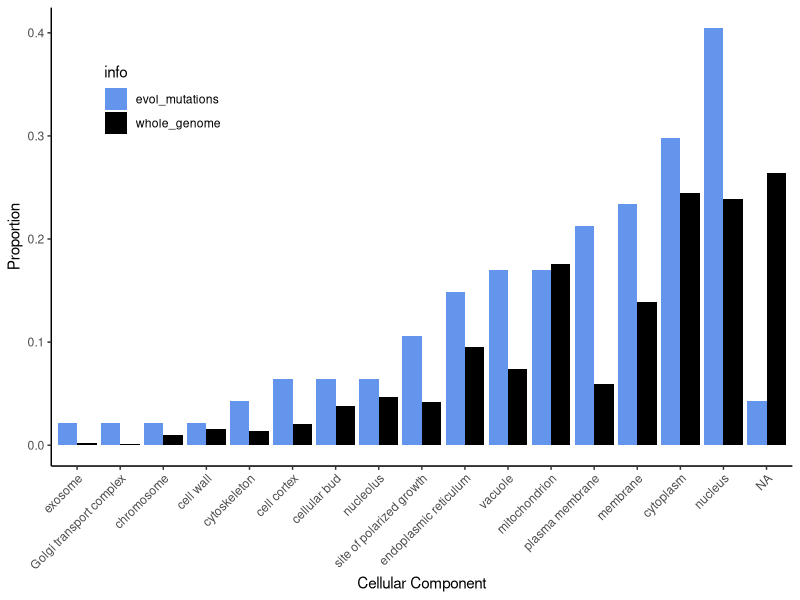
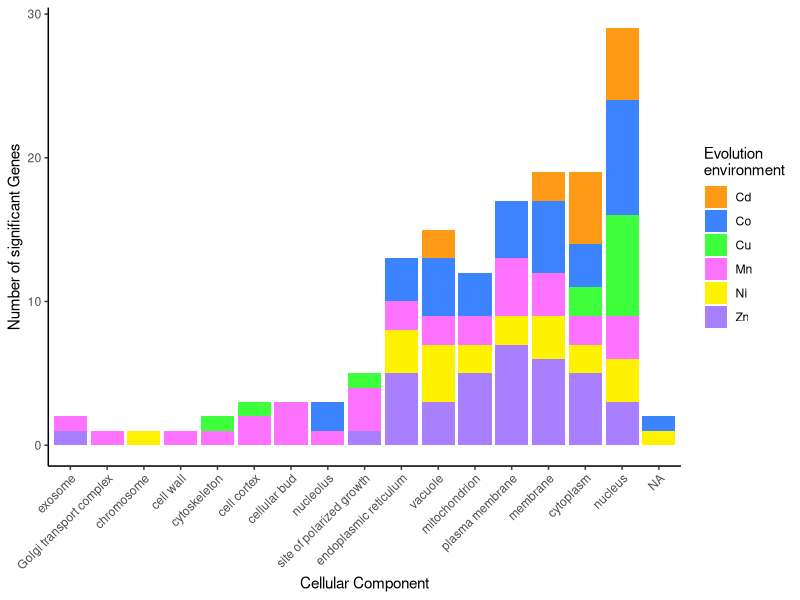
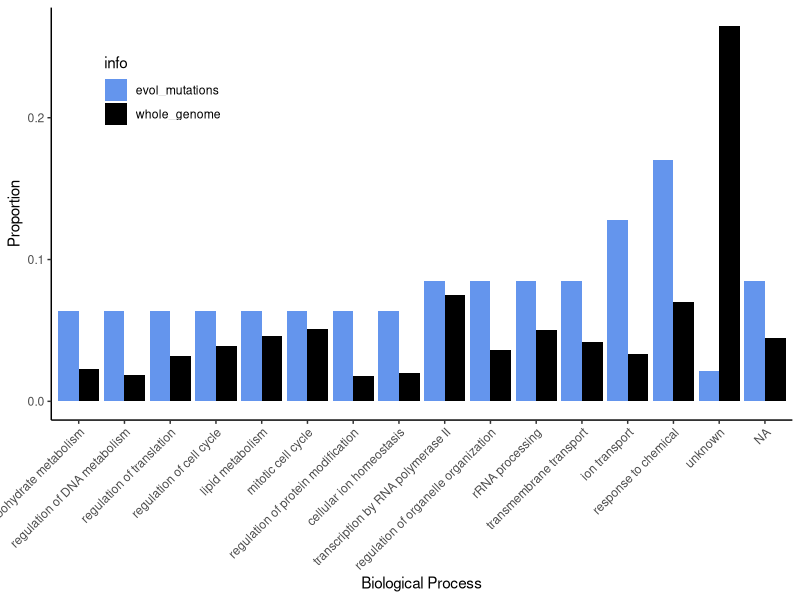
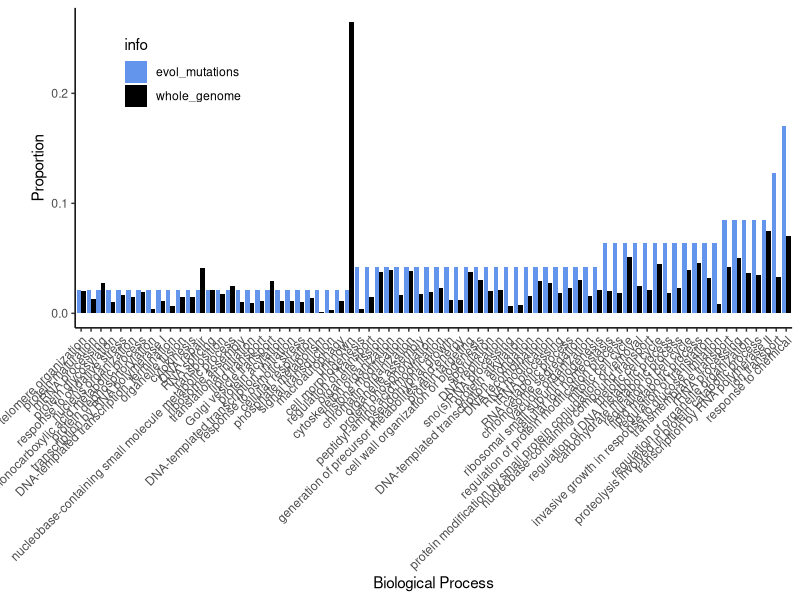
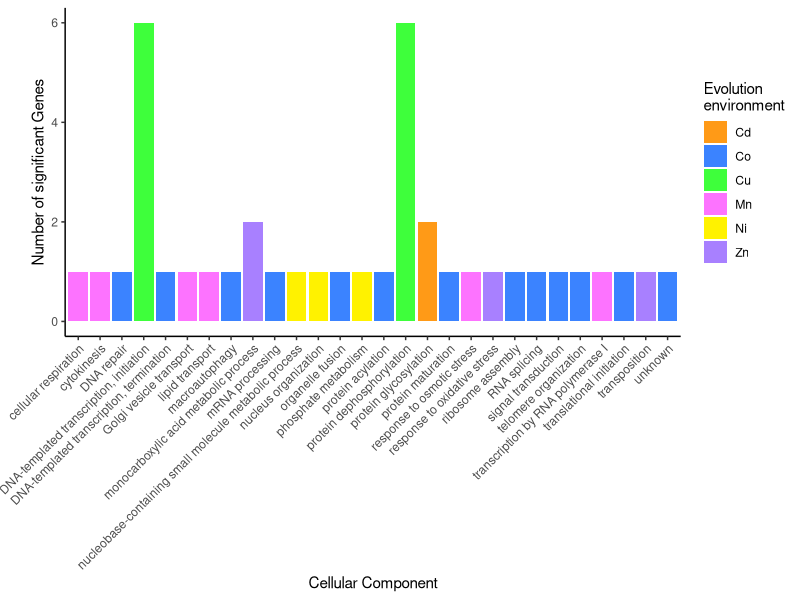
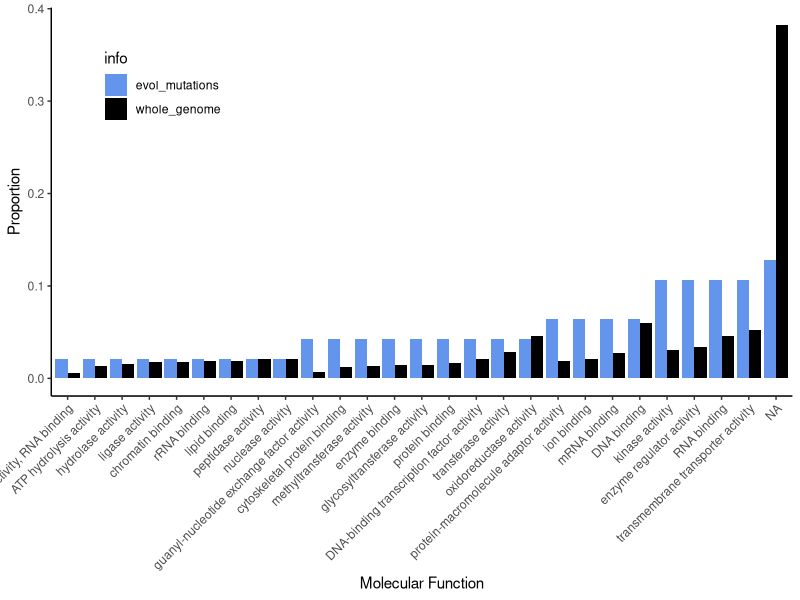
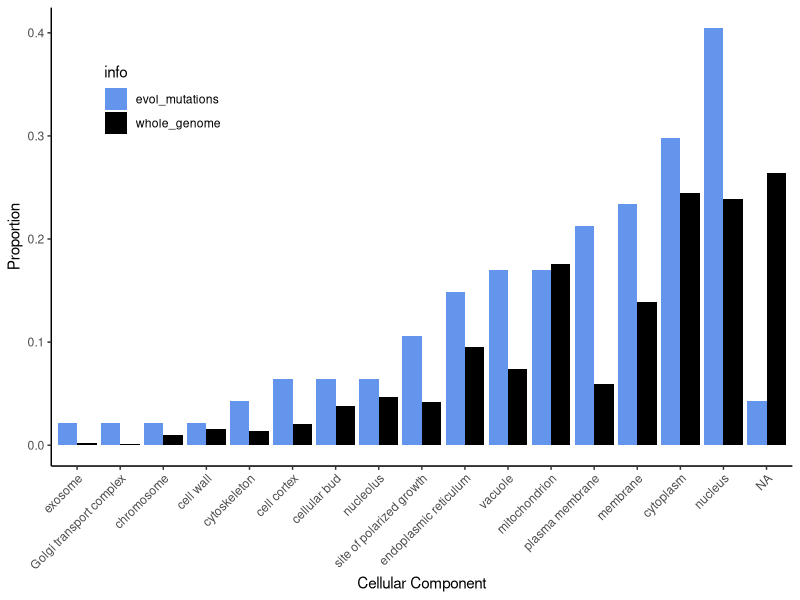
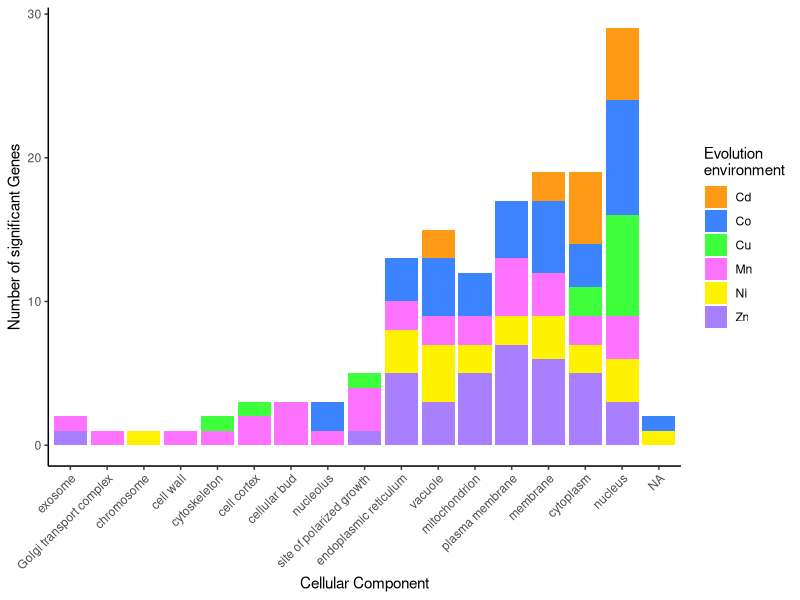

Write the R code that produced these figures, in order.
## ---- chunk 1
library(tidyverse)
library(forcats)
x = getwd()
setwd(x)
## ---- chunk 2
mutations <- read.csv("snps/mutations_haploid.csv") 
mutations <- mutations %>% 
  select(-X) %>% 
  rename("E1"="metal") %>% 
  arrange(evo_line) 
mutations$evo_line <- gsub("_.*", "", mutations$evo_line)

fitness <- read.csv("snps/pval_data.csv")

fitness_wider <- fitness %>% 
  filter(name=="log") %>% 
  select(-c(X,name, E1,pvals,pvals_corrected)) %>% 
  pivot_wider(names_from = E2, values_from = pvals_corrected_overall) %>% 
  rename("evo_line" = "strain") %>% 
  arrange(evo_line) 
fitness_wider$evo_line <- gsub("cdbm", "CdBM", fitness_wider$evo_line)
fitness_wider$evo_line <- gsub("cobm", "CoBM", fitness_wider$evo_line)
fitness_wider$evo_line <- gsub("cubm", "CuBM", fitness_wider$evo_line)
fitness_wider$evo_line <- gsub("mnbm", "MnBM", fitness_wider$evo_line)
fitness_wider$evo_line <- gsub("nibm", "NiBM", fitness_wider$evo_line)
fitness_wider$evo_line <- gsub("znbm", "ZnBM", fitness_wider$evo_line)
fitness_wider$evo_line <- gsub("_", "", fitness_wider$evo_line)

mut_fitness <- left_join(mutations, fitness_wider, by = "evo_line")
mut_pleio <- mut_fitness %>% 
  filter(evo_line != "MnBM42") %>% 
  relocate(INFO, .after=Zn) %>% 
  relocate(QUAL, .after=ALT) %>% 
  select(-c(.YPAD)) %>% 
  arrange(Cd,Co,Cu,Mn,Ni,Zn) #%>% 
  #write.csv("mutations_pleiotropy_pvalues_Mn42removed.csv")
mut_pleio$GENE_abbrev <- str_extract(mut_pleio$GENE, "^.*(?= - )")
mut_pleio <- mut_pleio %>% 
  relocate(GENE_abbrev, .before=GENE)
## ---- chunk 3

component_slim <- read_tsv("snps/GOslim_component_final.tsv") %>% 
  mutate(evol_mutations=NUM_LIST_ANNOTATIONS/LIST_SIZE,.after=LIST_SIZE) %>% 
  mutate(whole_genome=TOTAL_NUM_ANNOTATIONS/POPULATION_SIZE,.after=POPULATION_SIZE) %>% 
  select(TERM,evol_mutations,whole_genome, ANNOTATED_GENES) %>% 
  pivot_longer(cols=c(evol_mutations,whole_genome), names_to = "info", values_to = "proportion")
component_slim$TERM <- factor(component_slim$TERM, levels=c("exosome","Golgi transport complex", "chromosome","cell wall", "cytoskeleton","cell cortex","cellular bud","nucleolus","site of polarized growth","endoplasmic reticulum","vacuole","mitochondrion","plasma membrane","membrane","cytoplasm","nucleus","unknown"))
## ---- chunk 4
component_slim %>% 
  ggplot(aes(x=TERM, y=proportion, fill=info)) +
    geom_bar(stat="identity", position=position_dodge()) + 
    scale_fill_manual(values = c("cornflowerblue", "black")) +
    labs(x="Cellular Component", y="Proportion") +
    theme_classic() +
    theme(axis.text.x = element_text(angle=45, hjust=1),legend.position=c(0.15, 0.8))
ggsave("figures/GOslim_enriched_mut.png", width=7,height=4,units="in",dpi=700)
## ---- chunk 5
component_long <- read_tsv("snps/GOslim_component_long_final.tsv")
component_long <-component_long %>%
  rename(GENE_abbrev=GENE)
evol_mut_component <- left_join(mut_pleio, component_long) %>%
  arrange(COMPONENT, E1) %>% 
  drop_na()
## ---- chunk 6
evol_mut_component_summary <- evol_mut_component %>% 
  group_by(E1, COMPONENT) %>% 
  summarise(total=n())

evol_mut_component_summary$COMPONENT <- as.factor(evol_mut_component_summary$COMPONENT )

evol_mut_component_summary$COMPONENT <- factor(evol_mut_component_summary$COMPONENT, levels=c("exosome","Golgi transport complex", "chromosome","cell wall", "cytoskeleton","cell cortex","cellular bud","nucleolus","site of polarized growth","endoplasmic reticulum","vacuole","mitochondrion","plasma membrane","membrane","cytoplasm","nucleus","unknown"))

evol_mut_component_summary %>%
  ggplot(aes(x=COMPONENT, y=total, fill=E1)) + 
  geom_bar(stat="identity") + 
  labs(x="Cellular Component", y = "Number of significant Genes") +
  scale_fill_manual(values = c("#FF9A17", "#3B83FF", "#3EFF3B", "#FD73FF", "#FFF200", "#A880FF"), name = "Evolution\nenvironment") +
  theme_classic() +
  theme(axis.text.x = element_text(angle=45, hjust=1))
ggsave("figures/component_for_enrich_final.png", width=7,height=5,units="in",dpi=700)
## ---- chunk 7
process_slim0 <- read_tsv("snps/GOslim_process_final.tsv") 
process_slim0$TERM <- as.factor(process_slim0$TERM)

process_slim00 <- process_slim0 %>% 
  mutate(evol_mutations=NUM_LIST_ANNOTATIONS/LIST_SIZE,.after=LIST_SIZE) %>% 
  mutate(whole_genome=TOTAL_NUM_ANNOTATIONS/POPULATION_SIZE,.after=POPULATION_SIZE) %>% 
  select(TERM,evol_mutations,whole_genome, ANNOTATED_GENES)

process_slim00 <- process_slim00 %>% 
  arrange(evol_mutations)
process_levels <- process_slim00$TERM

process_slim <- process_slim00 %>%
  pivot_longer(cols=c(evol_mutations,whole_genome), names_to = "info", values_to = "proportion")

process_slim$TERM <- gsub("metabolic process", "metabolism", process_slim$TERM)
process_slim$TERM <- gsub("modification process", "modification", process_slim$TERM)

process_slim$TERM <- factor(process_slim$TERM, levels=c("carbohydrate metabolism", "regulation of DNA metabolism", "regulation of translation", "regulation of cell cycle", "lipid metabolism", "mitotic cell cycle", "regulation of protein modification", "cellular ion homeostasis", "transcription by RNA polymerase II", "proteolysis", "regulation of organelle organization", "rRNA processing", "transmembrane transport", "ion transport", "response to chemical", "unknown"))
## ---- chunk 8

component_fisher <- read_tsv("snps/GOslim_component_final.tsv")
process_fisher <- read_tsv("snps/GOslim_process_final.tsv")

my_fisher_exact <- function(i1, i2, i3, i4) {
  fisher.test(matrix(c(i1, i2, i3, i4), nrow = 2))
}
component_fisher <- component_fisher %>% 
  rowwise() %>% 
  mutate(
    fisher = list(my_fisher_exact(NUM_LIST_ANNOTATIONS, LIST_SIZE, TOTAL_NUM_ANNOTATIONS, POPULATION_SIZE)),
    pval = fisher$p.value
  ) %>%
  mutate(FDR = p.adjust(pval, method = "BH" ))

component_fisher$pval

process_fisher <- process_fisher %>% 
  rowwise() %>% 
  mutate(
    fisher = list(my_fisher_exact(NUM_LIST_ANNOTATIONS, LIST_SIZE, TOTAL_NUM_ANNOTATIONS, POPULATION_SIZE)),
    pval = fisher$p.value
  )
process_fisher$pval

component_pval=subset(component_fisher, select = -c(fisher) )
process_pval=subset(process_fisher, select = -c(fisher) )

write_csv(component_pval,"snps/GOslim_component_fisher_pval.csv" )
write_csv(process_pval,"snps/GOslim_process_fisher_pval.csv" )


## ---- chunk 9
#process_pval=read_csv("snps/GOslim_process_fisher_pval.csv")
process_pval_15 = process_pval %>% # Top 15 highest p-values by TERM
  slice_min(pval, n = 15)

process_pval_15_0 <- process_pval_15 %>% 
  mutate(evol_mutations=NUM_LIST_ANNOTATIONS/LIST_SIZE,.after=LIST_SIZE) %>% 
  mutate(whole_genome=TOTAL_NUM_ANNOTATIONS/POPULATION_SIZE,.after=POPULATION_SIZE) %>% 
  select(TERM,evol_mutations,whole_genome, ANNOTATED_GENES) 

process_pval_15_0 <- process_pval_15_0 %>% 
  arrange(evol_mutations)
process_levels <- process_pval_15_0$TERM

process_slim_15 <- process_pval_15_0 %>%
  pivot_longer(cols=c(evol_mutations,whole_genome), names_to = "info", values_to = "proportion")

process_slim_15$TERM <- factor(process_slim_15$TERM, levels=process_levels)

process_slim_15$TERM <- factor(process_slim_15$TERM)
## ---- chunk 10
process_slim %>% 
  ggplot(aes(x=TERM, y=proportion, fill=info)) +
    geom_bar(stat="identity", position=position_dodge()) + 
    scale_fill_manual(values = c("cornflowerblue", "black")) +
    labs(x="Biological Process", y="Proportion") +
    theme_classic() +
    theme(axis.text.x = element_text(angle=45, hjust=1),legend.position=c(0.15, 0.8))
ggsave("figures/GOslim_enriched_mut.png", width=7,height=4,units="in",dpi=700)

process_slim_15 %>% 
  ggplot(aes(x=TERM, y=proportion, fill=info)) +
    geom_bar(stat="identity", position=position_dodge()) + 
    scale_fill_manual(values = c("cornflowerblue", "black")) +
    labs(x="Biological Process", y="Proportion") +
    theme_classic() +
    theme(axis.text.x = element_text(angle=45, hjust=1),legend.position=c(0.15, 0.8),plot.margin = margin(0.2,0.2,0.2,0.8, "cm"))
ggsave("figures/GOslim_enriched_mut_15.png", width=7.1,height=4,units="in",dpi=700)
## ---- chunk 11
#process_long <- read_tsv("snps/GOslim_process_ext_long.tsv") %>% 
process_long <- read_tsv("snps/GOslim_process_final.tsv") %>% 
  rename("GENE_abbrev"="ANNOTATED_GENES")
process_long$GENE_abbrev <- gsub("YKL126W", "YPK1", process_long$GENE_abbrev)
process_long$GENE_abbrev <- gsub("YKR103W", "NFT1", process_long$GENE_abbrev)

evol_mut_process <- left_join(mut_pleio, process_long) %>% 
  rename("PROCESS"="TERM") %>% 
  arrange(PROCESS, E1)
## ---- chunk 12
evol_mut_process_summary <- evol_mut_process %>% 
  group_by(E1, PROCESS) %>% 
  summarise(total=n())

evol_mut_process_summary$PROCESS <- as.factor(evol_mut_process_summary$PROCESS)

#evol_mut_process_summary$PROCESS <- factor(evol_mut_process_summary$PROCESS, levels=c("phosphate metabolism", "aldehyde metabolism", "sno(s)RNA processing", "cell morphogenesis", "protein alkylation", "cellular ion homeostasis", "regulation of DNA metabolism", "invasive growth in response to glucose limitation", "nucleobase-containing compound transport", "regulation of protein modification process", "proteolysis involved in protein catabolism", "cell wall organization or biogenesis", "transmembrane transport", "ion transport", "response to chemical", "unknown"))

evol_mut_process_summary %>%
  drop_na() %>% 
  ggplot(aes(x=PROCESS, y=total, fill=E1)) + 
  geom_bar(stat="identity") + 
  labs(x="Cellular Component", y = "Number of significant Genes") +
  scale_fill_manual(values = c("#FF9A17", "#3B83FF", "#3EFF3B", "#FD73FF", "#FFF200", "#A880FF"), name = "Evolution\nenvironment") +
  theme_classic() +
  theme(axis.text.x = element_text(angle=45, hjust=1), plot.margin = margin(0.2,0.2,0.2,0.8, "cm"))
ggsave("figures/process_for_enrich.png", width=7,height=5,units="in",dpi=700)
## ---- chunk 13
function_slim <- read_tsv("snps/GOslim_function_final.tsv") %>% 
  mutate(evol_mutations=NUM_LIST_ANNOTATIONS/LIST_SIZE,.after=LIST_SIZE) %>% 
  mutate(whole_genome=TOTAL_NUM_ANNOTATIONS/POPULATION_SIZE,.after=POPULATION_SIZE) %>% 
  select(TERM,evol_mutations,whole_genome, ANNOTATED_GENES) %>% 
  arrange(evol_mutations, whole_genome) %>% 
  pivot_longer(cols=c(evol_mutations,whole_genome), names_to = "info", values_to = "proportion")
function_slim$TERM <- factor(function_slim$TERM, levels=c("translation factor activity, RNA binding", "ATP hydrolysis activity", "hydrolase activity", "ligase activity", "chromatin binding", "rRNA binding", "lipid binding", "peptidase activity", "nuclease activity", "guanyl-nucleotide exchange factor activity", "cytoskeletal protein binding", "methyltransferase activity", "enzyme binding", "glycosyltransferase activity", "protein binding", "DNA-binding transcription factor activity", "transferase activity", "oxidoreductase activity", "protein-macromolecule adaptor activity", "ion binding", "mRNA binding", "DNA binding", "kinase activity", "enzyme regulator activity", "RNA binding", "transmembrane transporter activity"))
## ---- chunk 14
function_slim %>% 
  ggplot(aes(x=TERM, y=proportion, fill=info)) +
    geom_bar(stat="identity", position=position_dodge()) + 
    scale_fill_manual(values = c("cornflowerblue", "black")) +
    labs(x="Molecular Function", y="Proportion") +
    theme_classic() +
    theme(axis.text.x = element_text(angle=45, hjust=1),legend.position=c(0.15, 0.8))
ggsave("figures/GOslim_enriched_function_all.png", width=7,height=4,units="in",dpi=700)
